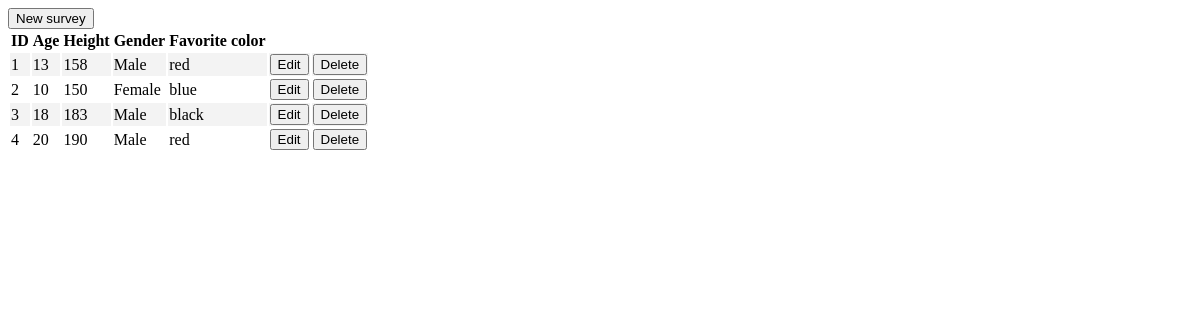
Before: / with the older database file.
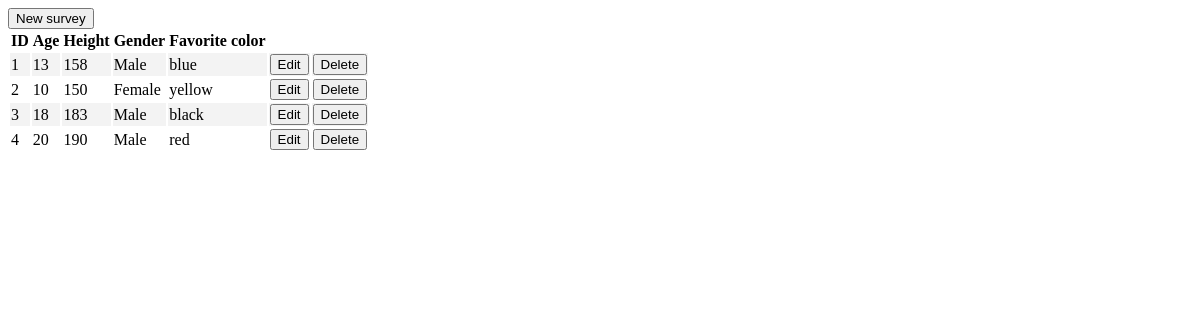
After: the same page with the newer database file.
### tables this page shows
CREATE TABLE People(
        id INTEGER PRIMARY KEY AUTOINCREMENT,
        age INTEGER,
        height INTEGER,
        gender TEXT,
        favorite_color TEXT
    );

### app.py (the view)
@app.route('/')
def home():
    datas = exec_sql(
        """
        SELECT * FROM People;
        """
    )
    people = list()
    for data in datas:
        temp = {
            'id': data[0],
            'age': data[1],
            'height': data[2],
            'gender': data[3],
            'favorite_color': data[4]
        }
        people.append(temp)
    return render_template('home.html', people=people)

### database_execute.py (called while the page is built)
def exec_sql(sql_code, params=None):
    conn = sqlite3.connect("test.db")
    try:
        cur = conn.cursor()
        if params:
            cur.execute(sql_code, params)
        else:
            cur.execute(sql_code)
        try:
            res = cur.fetchall()
        except Exception:
            res = []
        conn.commit()
        return res
    finally:
        conn.close()

### templates/home.html (shortened to what this page needs)
{% extends 'base.html' %}
{% block content %}
    <a href="{{ url_for('add') }}"><button>New survey</button></a>
    <table>
        <tr>
            <th>ID</th>
            <th>Age</th>
            <th>Height</th>
            <th>Gender</th>
            <th>Favorite color</th>
        </tr>
        {% for person in people %}
        <tr id="row-{{loop.index}}"">
            <td>{{ person['id'] }}</td>
            <td>{{ person['age'] }}</td>
            <td>{{ person['height'] }}</td>
            <td>{{ person['gender'] }}</td>
            <td>{{ person['favorite_color'] }}</td>
            <td><a href="{{url_for('edit', id=person['id'])}}"><button>Edit</button></a></td>
            <td><a href="#"><button>Delete</button></a></td>
        </tr>
        {% endfor %}
    </table>
{% endblock %}

### templates/base.html (shortened to what this page needs)
<!DOCTYPE html>
<html lang="en">
<head>
    <link rel="stylesheet" href="{{url_for('static', filename='style.css')}}">
</head>
<body>
  {% block content %}
  {% endblock %}
</body>
</html>

### static/style.css (style rules this page uses)
tr:nth-child(even) { background-color: #f3f3f3; }
tr:nth-child(odd) { background-color: #ffffff; }

Changed rows visible on the page:
changed People id 1: favorite_color "red" → "blue"
changed People "Female": favorite_color "blue" → "yellow"
